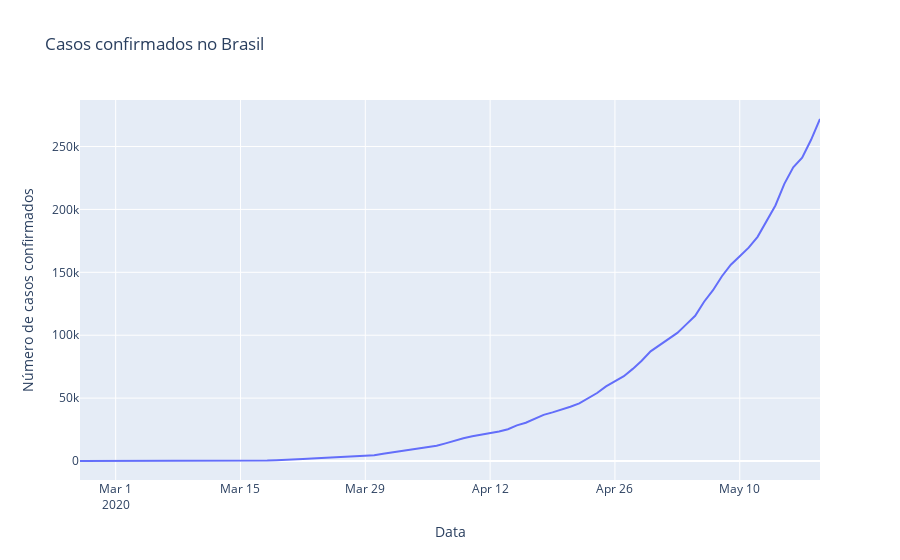

The notebook cell saved with this chart:
### Markdown cell above
Criando gráfico de linha mostrando o crescimento dos casos confirmados no Brasil com a biblioteca `Plotly.express`

### Code cell
px.line(brasil, 'observationdate', 'confirmed', 
        labels={'observationdate':'Data', 'confirmed':'Número de casos confirmados'},
       title='Casos confirmados no Brasil')
